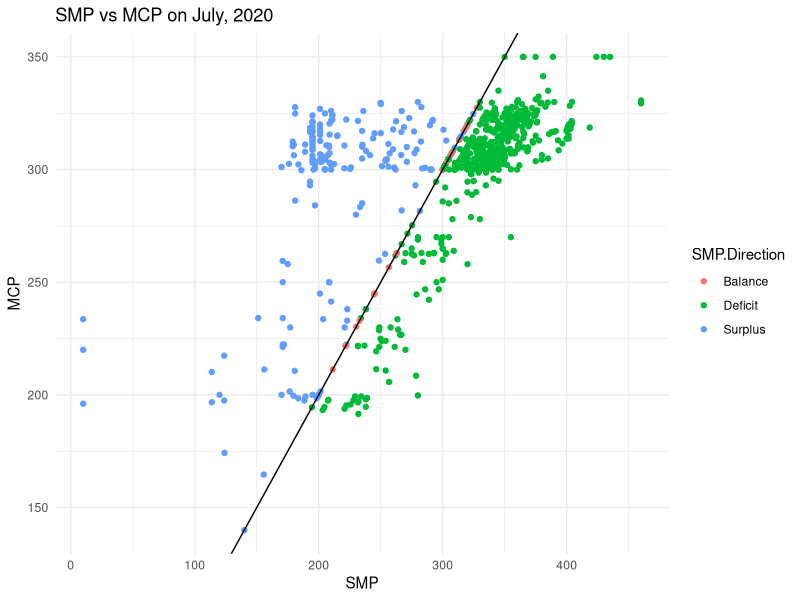
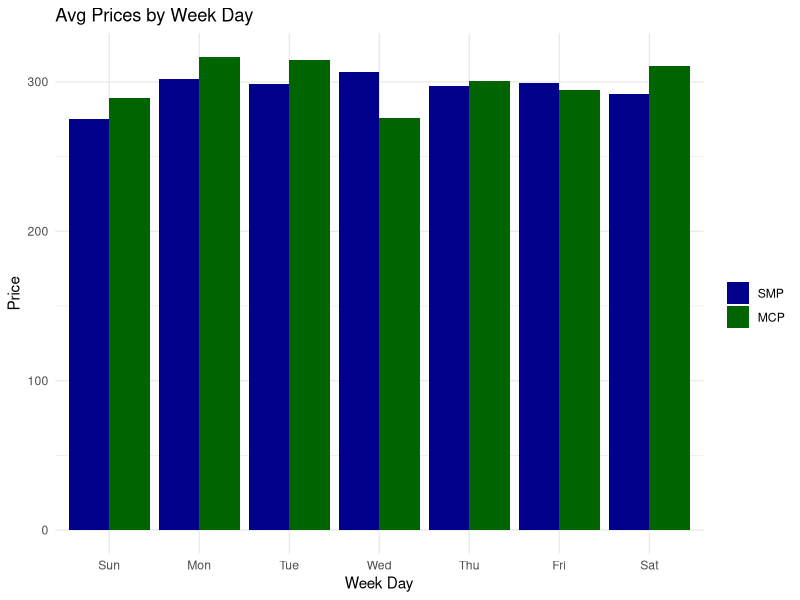
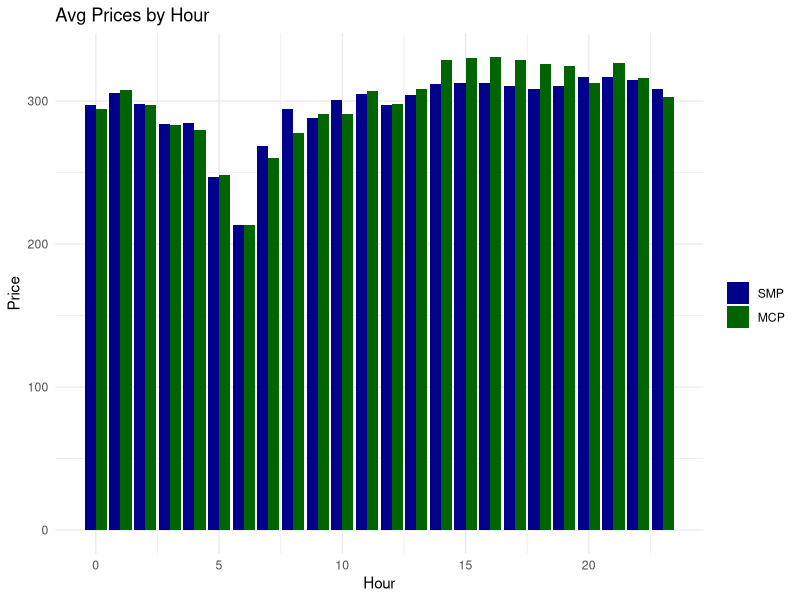
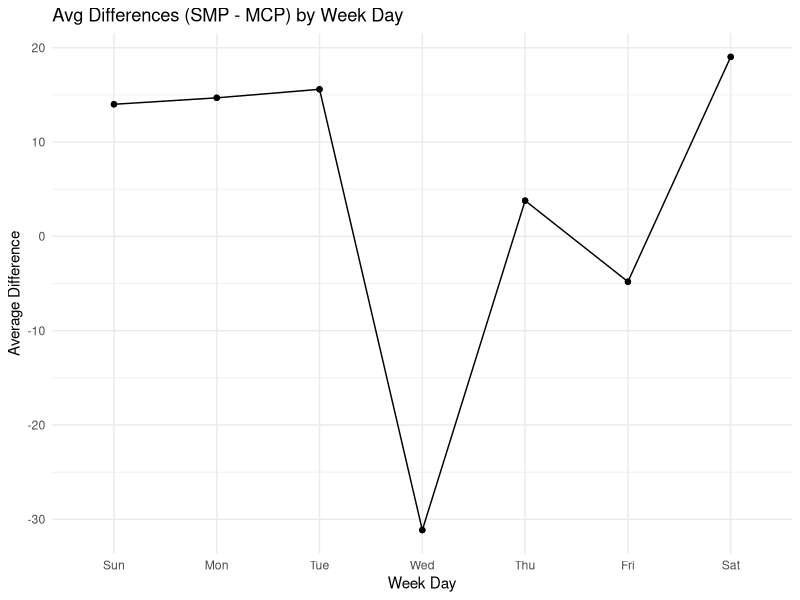
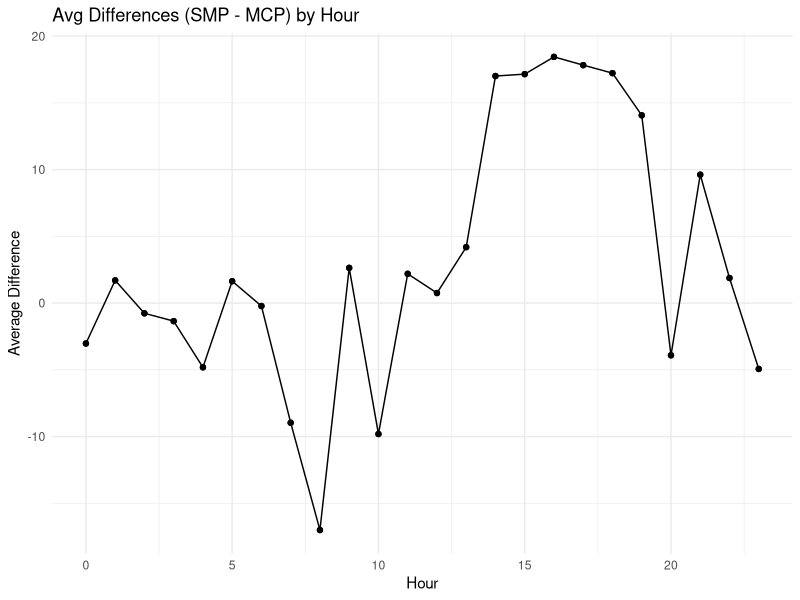

Write R code to recreate these figures, in order.
## ---- chunk 1
library(tidyverse)
library(lubridate)

## ---- chunk 2
mydata = read.csv("ptf-smf.csv")
head(mydata)
## ---- chunk 3
names(mydata)[2:5] = c("MCP", "SMP", "PIP", "NIP") 

names(mydata)

mydata %>% glimpse()
## ---- chunk 4
mydata = mydata %>%
  mutate(SMP.Direction=case_when(SMP.Direction=="?Energy Surplus" ~ "Surplus", SMP.Direction=="? Energy Deficit"~ "Deficit", SMP.Direction=="? In Balance" ~ "Balance")) %>%
  mutate(Date=as.POSIXct(Date, format="%d.%m.%y %H:%M")) %>%
  mutate(Day=day(Date), Hour=hour(Date), WeekDay=wday(Date))

## ---- chunk 5
days = c("Sun","Mon","Tue","Wed","Thu","Fri","Sat")
for (i in 1:7){
  mydata$WeekDay = gsub(c(i), days[i], mydata$WeekDay)
}

mydata$WeekDay = factor(mydata$WeekDay, levels= days)
## ---- chunk 6
mydata$Diff = mydata$SMP - mydata$MCP

mydata %>% glimpse()
## ---- chunk 7
ggplot(mydata, aes(x=SMP, y=MCP, color= SMP.Direction)) + 
  geom_point() + 
  theme_minimal() + 
  ggtitle("SMP vs MCP on July, 2020") + 
  labs(x = "SMP", y = "MCP") +
  geom_abline(slope=1, intercept=0)

## ---- chunk 8
AvgofWeekDays =
  mydata %>%
  group_by(WeekDay) %>%
  summarise(AvgSMP = mean(SMP), AvgMCP = mean(MCP), AvgDiff = mean(Diff))

## ---- chunk 9
AvgofHours =
  mydata %>%
  group_by(Hour) %>%
  summarise(AvgMCP = mean(MCP), AvgSMP = mean(SMP), AvgDiff = mean(Diff))

## ---- chunk 10
pivotAvgofWeekDays =
  AvgofWeekDays %>%
  ungroup() %>%
  pivot_longer(cols=c(AvgMCP, AvgSMP), names_to="SMPorMCP", values_to="Price")
## ---- chunk 11
pivotAvgofHours =
  AvgofHours %>%
  ungroup() %>%
  pivot_longer(cols=c(AvgMCP, AvgSMP), names_to="SMPorMCP", values_to="Price")

## ---- chunk 12
ggplot(pivotAvgofWeekDays,aes(x=WeekDay,y=Price,fill=SMPorMCP)) +
  geom_bar(stat="Identity",position = "dodge") +
  scale_fill_manual(values = c("darkblue", "darkgreen"), name = "", labels = c("SMP", "MCP")) +
  theme_minimal() +
  labs(x="Week Day", y="Price", title="Avg Prices by Week Day")

## ---- chunk 13
ggplot(pivotAvgofHours,aes(x=Hour,y=Price,fill=SMPorMCP)) +
  geom_bar(stat="Identity",position = "dodge") +
  scale_fill_manual(values=c("darkblue", "darkgreen"), name = "", labels = c("SMP", "MCP")) +
  theme_minimal() +
  labs(x="Hour", y="Price", title="Avg Prices by Hour")
## ---- chunk 14
ggplot(data=pivotAvgofWeekDays, aes(x=WeekDay, y=AvgDiff, group=1)) +
  geom_line() +
  geom_point() +
  theme_minimal() +
  labs(x="Week Day", y="Average Difference", title="Avg Differences (SMP - MCP) by Week Day")

## ---- chunk 15
ggplot(data=pivotAvgofHours, aes(x=Hour, y=AvgDiff)) +
  geom_line() +
  geom_point() +
  theme_minimal() +
  labs(x="Hour", y="Average Difference", title="Avg Differences (SMP - MCP) by Hour")

